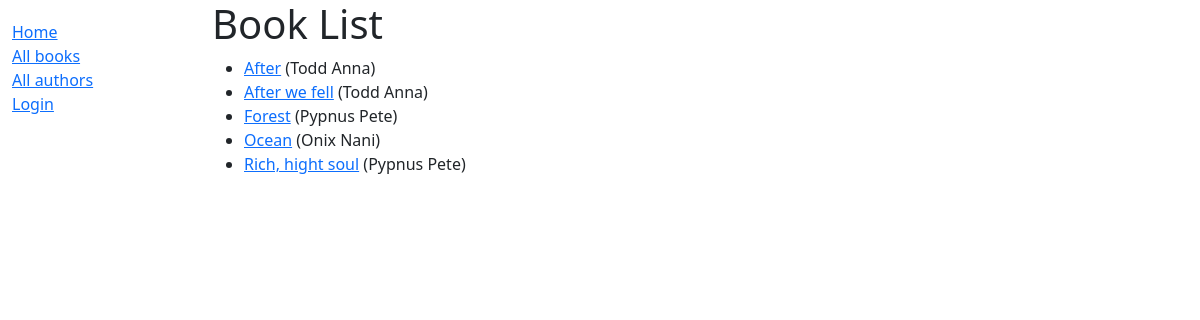
/catalog/books/, run on the app's committed database.
### catalog/models.py (models this page shows, shortened)
class Book(models.Model):
    title = models.CharField(max_length=200)
    author = models.ForeignKey('Author', on_delete=models.SET_NULL, null=True)
    summary = models.TextField(max_length=1000, help_text='Enter a brief description of the book')
    isbn = models.CharField('ISBN', max_length=13, unique=True,
                            help_text='13 Character <a href="https://www.isbn-international.org/content/what-isbn">ISBN number</a>')
    genre = models.ManyToManyField(Genre, help_text='Select a genre for this book')
    language = models.ForeignKey('Language', on_delete=models.SET_NULL, null=True)
    class Meta:
        ordering = ['title', 'author']
    def display_genre(self):
        return ', '.join([genre.name for genre in self.genre.all()[:3]])
    display_genre.short_description = 'Genre'
    def get_absolute_url(self):
        return reverse('book-detail', args=[str(self.id)])

class Author(models.Model):
    first_name = models.CharField(max_length=100)
    last_name = models.CharField(max_length=100)
    date_of_birth = models.DateField(null=True, blank=True)
    date_of_death = models.DateField('Died', null=True, blank=True)
    class Meta:
        ordering = ['last_name', 'first_name']
    def __str__(self):
        return f'{self.last_name} {self.first_name}'

### catalog/views.py (the view)
# urls.py: path('books/', views.BookListView.as_view(), name='books'),
class BookListView(generic.ListView):
    model = Book
    paginate_by = 10

### catalog/templates/catalog/book_list.html
{% extends "base_generic.html" %}
{% block content %}
<h1>Book List</h1>
{% if book_list %}
<ul>
    {% for book in book_list %}
    <li>
        <a href="{{ book.get_absolute_url }}">{{ book.title }}</a> ({{book.author}})
    </li>
    {% endfor %}
</ul>
{% else %}
<p>There are no books in the library.</p>
{% endif %}
{% endblock %}

### data on the page
Book: title "After", author "Todd Anna"
Book: title "After we fell", author "Todd Anna"
Book: title "Forest", author "Pypnus Pete"
Book: title "Ocean", author "Onix Nani"
Book: title "Rich, hight soul", author "Pypnus Pete"
